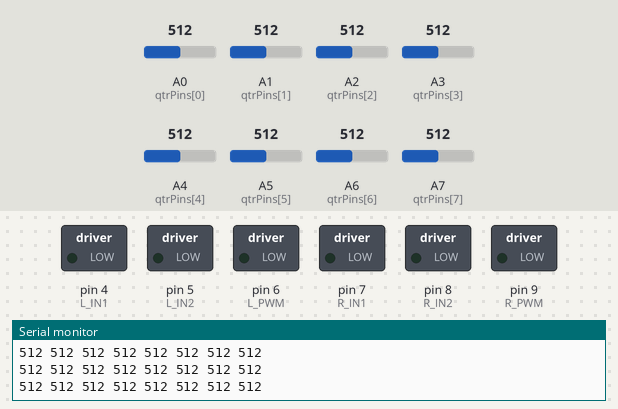
The sketch below on a simulated Arduino Nano, built with avr-gcc and run on an emulated ATmega328P. Parts: switched loads named in the sketch (green lamp = pin HIGH), the last lines printed to the serial monitor. The test bench sets the inputs (shaded band); at power-on: A0 (qtrPins[0]) = 512, A3 (qtrPins[3]) = 512, A1 (qtrPins[1]) = 512, A2 (qtrPins[2]) = 512, A4 (qtrPins[4]) = 512, A5 (qtrPins[5]) = 512, A6 (qtrPins[6]) = 512, A7 (qtrPins[7]) = 512.

Above: at 1.2 s.
1.3 s: A0 (qtrPins[0]) set to 489
At 1.7 s:
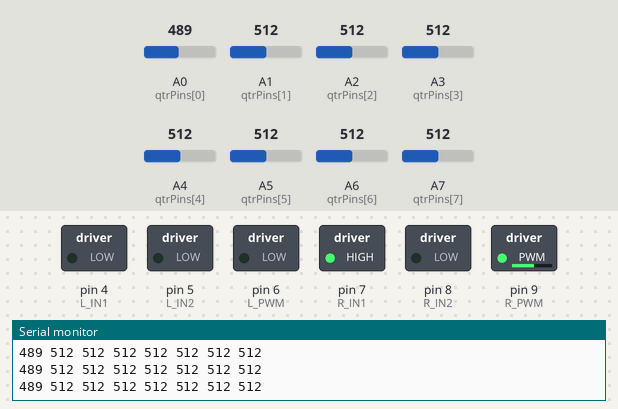
2.8 s: A3 (qtrPins[3]) set to 492
At 3.6 s:
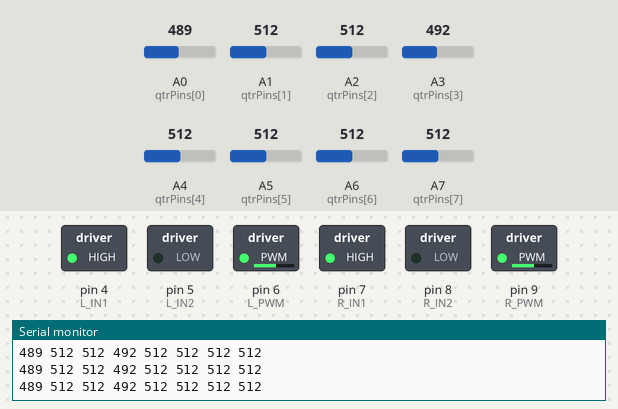
4.3 s: A1 (qtrPins[1]) set to 106
7.3 s: A1 (qtrPins[1]) set to 90
Timing chart, 0 to 10.3 s (numbered marks = the images above; inputs shaded):
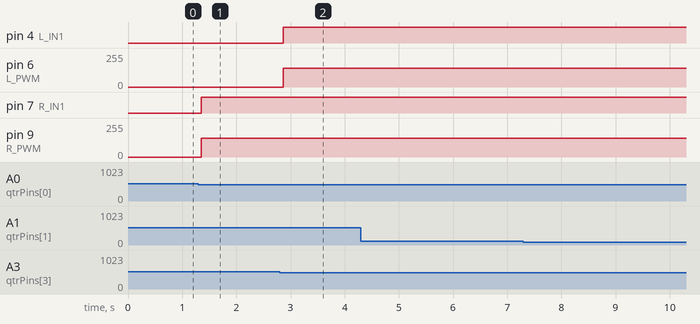

The sketch:

sensorvalues_anshuman_.ino
```cpp
// ---- QTR Sensor Pins ----
int qtrPins[8] = {A0, A1, A2, A3, A4, A5, A6, A7};

// ---- Motor Pins ----
// Left Motor (Driver 1)
#define L_IN1 4
#define L_IN2 5
#define L_PWM 6

// Right Motor (Driver 2)
#define R_IN1 7
#define R_IN2 8
#define R_PWM 9

// ---- Motor Speed ----
int baseSpeed = 140;   // change depending on motor power

void setup() {
  Serial.begin(9600);

  // Motor pin setup
  pinMode(L_IN1, OUTPUT);
  pinMode(L_IN2, OUTPUT);
  pinMode(L_PWM, OUTPUT);

  pinMode(R_IN1, OUTPUT);
  pinMode(R_IN2, OUTPUT);
  pinMode(R_PWM, OUTPUT);

  // QTR pins as input
  for(int i = 0; i < 8; i++){
    pinMode(qtrPins[i], INPUT);
  }
}

void loop() {

  int s[8];

  // Read all QTR sensors
  for(int i = 0; i < 8; i++){
    s[i] = analogRead(qtrPins[i]);
  }

  // Print values (for debugging)
  for(int i = 0; i < 8; i++){
    Serial.print(s[i]); Serial.print(" ");
  }
  Serial.println();

  // ---- Basic Line Following Logic ----
  // Sensors will give LOW value on black line and HIGH on white (depends on wiring)
  // Tune threshold accordingly.
  int threshold = 500;

  bool leftSide = (s[0] < threshold || s[1] < threshold || s[2] < threshold);
  bool rightSide = (s[5] < threshold || s[6] < threshold || s[7] < threshold);
  bool center = (s[3] < threshold || s[4] < threshold);

  if(center){
    forward(baseSpeed);
  }
  else if(leftSide){
    turnLeft(baseSpeed);
  }
  else if(rightSide){
    turnRight(baseSpeed);
  }
  else {
    // No line detected → stop or search
    stopMotors();
  }
}

// ---- Motor Functions ----

void forward(int speed){
  // Left motor
  digitalWrite(L_IN1, HIGH);
  digitalWrite(L_IN2, LOW);
  analogWrite(L_PWM, speed);

  // Right motor
  digitalWrite(R_IN1, HIGH);
  digitalWrite(R_IN2, LOW);
  analogWrite(R_PWM, speed);
}

void turnLeft(int speed){
  // Left motor slow/stop
  digitalWrite(L_IN1, LOW);
  digitalWrite(L_IN2, LOW);
  analogWrite(L_PWM, 0);

  // Right motor forward
  digitalWrite(R_IN1, HIGH);
  digitalWrite(R_IN2, LOW);
  analogWrite(R_PWM, speed);
}

void turnRight(int speed){
  // Left motor forward
  digitalWrite(L_IN1, HIGH);
  digitalWrite(L_IN2, LOW);
  analogWrite(L_PWM, speed);

  // Right motor slow/stop
  digitalWrite(R_IN1, LOW);
  digitalWrite(R_IN2, LOW);
  analogWrite(R_PWM, 0);
}

void stopMotors(){
  digitalWrite(L_IN1, LOW);
  digitalWrite(L_IN2, LOW);
  analogWrite(L_PWM, 0);

  digitalWrite(R_IN1, LOW);
  digitalWrite(R_IN2, LOW);
  analogWrite(R_PWM, 0);
}
```

Measured:
- the behaviour switches between 500 and 499 on A0 (qtrPins[0]) (found by bisection; images 0 and 1)
- the behaviour switches between 500 and 499 on A3 (qtrPins[3]) (found by bisection; images 1 and 2)
- after the input at 1.3 s, pin 7 (R_IN1): LOW → HIGH after 0.05 s; pin 9 (R_PWM): 0/255 → 140/255 after 0.05 s
- after the input at 2.8 s, pin 4 (L_IN1): LOW → HIGH after 0.07 s; pin 6 (L_PWM): 0/255 → 140/255 after 0.07 s
